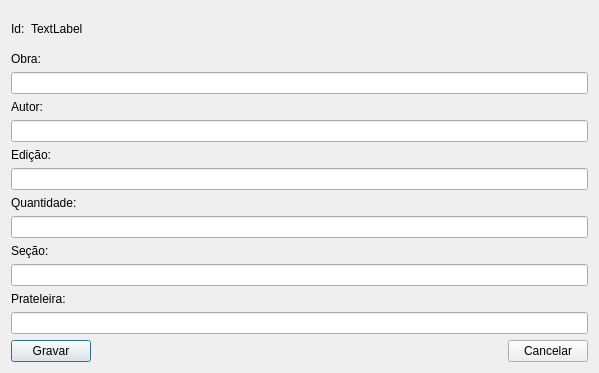
<?xml version="1.0" encoding="UTF-8"?>
<ui version="4.0">
 <class>editwindow</class>
 <widget class="QDialog" name="editwindow">
  <property name="geometry">
   <rect>
    <x>0</x>
    <y>0</y>
    <width>599</width>
    <height>373</height>
   </rect>
  </property>
  <property name="minimumSize">
   <size>
    <width>599</width>
    <height>373</height>
   </size>
  </property>
  <property name="maximumSize">
   <size>
    <width>599</width>
    <height>373</height>
   </size>
  </property>
  <property name="windowTitle">
   <string/>
  </property>
  <layout class="QVBoxLayout" name="verticalLayout_10">
   <item>
    <layout class="QVBoxLayout" name="verticalLayout_9">
     <item>
      <layout class="QVBoxLayout" name="verticalLayout_8">
       <item>
        <layout class="QHBoxLayout" name="horizontalLayout">
         <item>
          <widget class="QLabel" name="IdLabel">
           <property name="text">
            <string>Id:</string>
           </property>
          </widget>
         </item>
         <item>
          <widget class="QLabel" name="idtxt">
           <property name="text">
            <string>TextLabel</string>
           </property>
          </widget>
         </item>
         <item>
          <spacer name="horizontalSpacer">
           <property name="orientation">
            <enum>Qt::Horizontal</enum>
           </property>
           <property name="sizeHint" stdset="0">
            <size>
             <width>478</width>
             <height>20</height>
            </size>
           </property>
          </spacer>
         </item>
        </layout>
       </item>
       <item>
        <layout class="QVBoxLayout" name="verticalLayout_7">
         <item>
          <layout class="QVBoxLayout" name="verticalLayout_6">
           <item>
            <layout class="QHBoxLayout" name="horizontalLayout_2">
             <item>
              <widget class="QLabel" name="ObraLabel">
               <property name="text">
                <string>Obra:</string>
               </property>
              </widget>
             </item>
             <item>
              <widget class="QLabel" name="obra_label">
               <property name="text">
                <string/>
               </property>
              </widget>
             </item>
            </layout>
           </item>
           <item>
            <widget class="QLineEdit" name="ObraLineEdit"/>
           </item>
          </layout>
         </item>
         <item>
          <layout class="QVBoxLayout" name="verticalLayout_5">
           <item>
            <widget class="QLabel" name="AutorLabel">
             <property name="text">
              <string>Autor:</string>
             </property>
            </widget>
           </item>
           <item>
            <widget class="QLineEdit" name="AutorLineEdit"/>
           </item>
          </layout>
         </item>
         <item>
          <layout class="QVBoxLayout" name="verticalLayout_4">
           <item>
            <widget class="QLabel" name="EdLabel">
             <property name="text">
              <string>Edição:</string>
             </property>
            </widget>
           </item>
           <item>
            <widget class="QLineEdit" name="EdLineEdit"/>
           </item>
          </layout>
         </item>
         <item>
          <layout class="QVBoxLayout" name="verticalLayout_3">
           <item>
            <widget class="QLabel" name="QntdLabel">
             <property name="text">
              <string>Quantidade:</string>
             </property>
            </widget>
           </item>
           <item>
            <widget class="QLineEdit" name="QntdLineEdit"/>
           </item>
          </layout>
         </item>
         <item>
          <layout class="QVBoxLayout" name="verticalLayout_2">
           <item>
            <widget class="QLabel" name="SecaoLabel">
             <property name="text">
              <string>Seção:</string>
             </property>
            </widget>
           </item>
           <item>
            <widget class="QLineEdit" name="SecaoLineEdit"/>
           </item>
          </layout>
         </item>
         <item>
          <layout class="QVBoxLayout" name="verticalLayout">
           <item>
            <widget class="QLabel" name="PratLabel">
             <property name="text">
              <string>Prateleira:</string>
             </property>
            </widget>
           </item>
           <item>
            <widget class="QLineEdit" name="PratLineEdit"/>
           </item>
          </layout>
         </item>
        </layout>
       </item>
      </layout>
     </item>
     <item>
      <layout class="QHBoxLayout" name="horizontalLayout_3">
       <item>
        <widget class="QPushButton" name="GravarBtn">
         <property name="text">
          <string>Gravar</string>
         </property>
        </widget>
       </item>
       <item>
        <spacer name="horizontalSpacer_2">
         <property name="orientation">
          <enum>Qt::Horizontal</enum>
         </property>
         <property name="sizeHint" stdset="0">
          <size>
           <width>378</width>
           <height>20</height>
          </size>
         </property>
        </spacer>
       </item>
       <item>
        <widget class="QPushButton" name="CancelarBtn">
         <property name="text">
          <string>Cancelar</string>
         </property>
        </widget>
       </item>
      </layout>
     </item>
    </layout>
   </item>
  </layout>
 </widget>
 <resources/>
 <connections/>
</ui>
